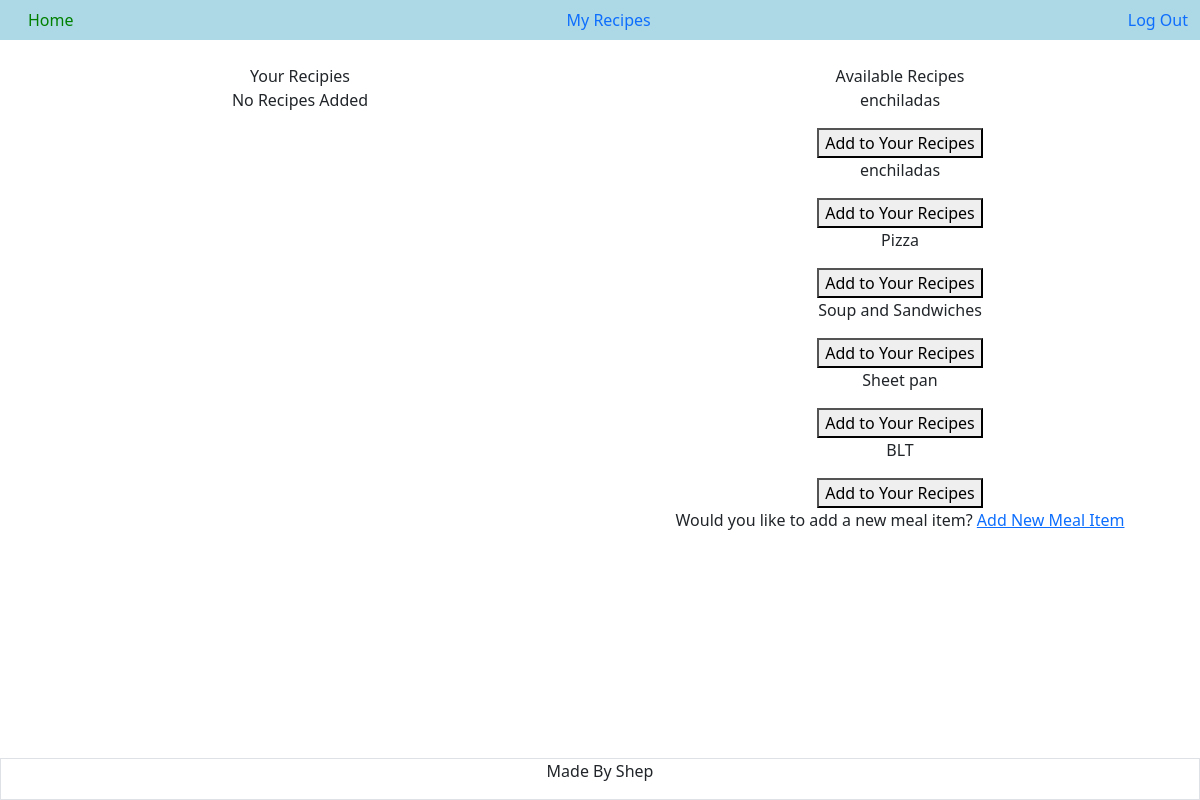
Before: /show_meal (signed in) with the older database file.
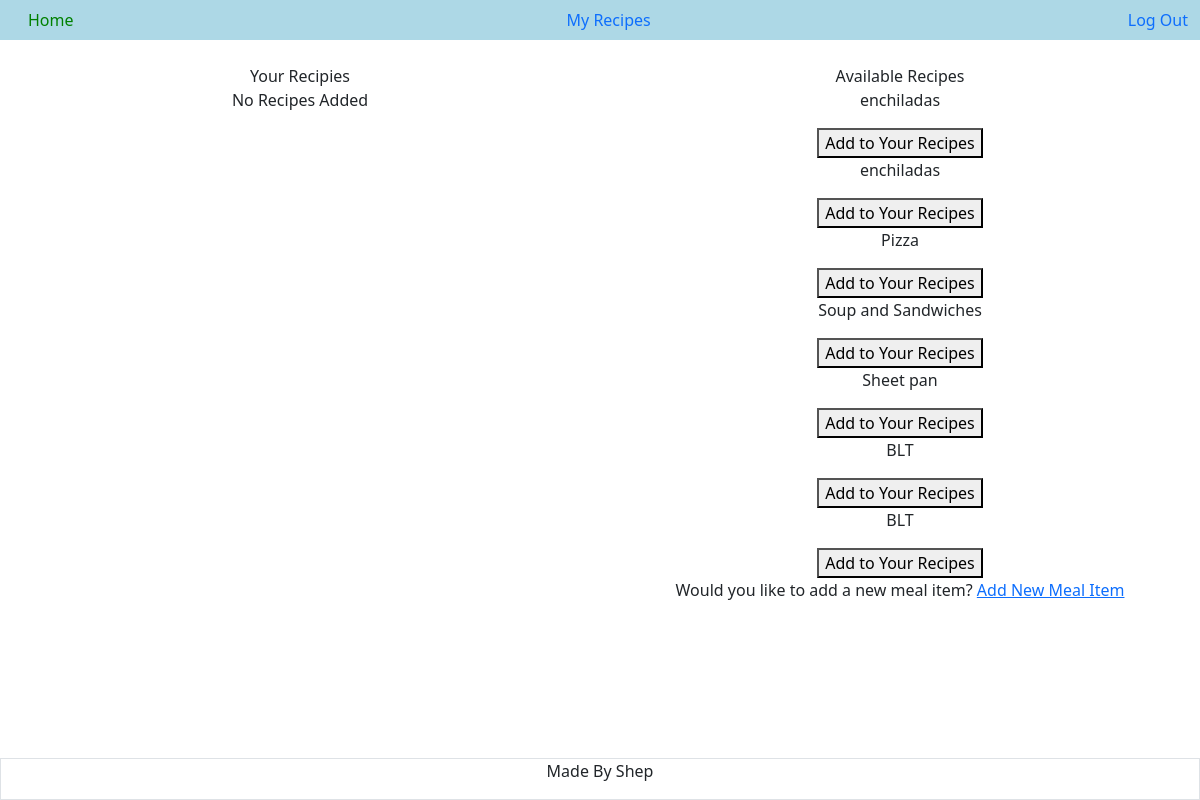
After: the same page with the newer database file.
### tables this page shows
CREATE TABLE meal_items (meal_id INTEGER PRIMARY KEY AUTOINCREMENT, meal_name TEXT NOT NULL, is_easy BOOL);

### app.py (the view)
@app.route("/show_meal", methods =["GET"])
@login_required
def show_meal():
    db = get_db()
    res = db.cursor().execute("SELECT meal_name FROM meal_items JOIN cookbook ON meal_items.meal_id = cookbook.meal_id, users ON cookbook.person_id = users.personid WHERE person_id = (?)", [session['user_id']])
    user_meals = res.fetchall()
    print(user_meals)
    recipes = db.cursor().execute("SELECT meal_name FROM meal_items")
    all_meals = recipes.fetchall()
    print(all_meals)
    all_meal_list = []
    for meals in all_meals:
        all_meal_list.append(meals[0])
    user_meal_list = []
    for meal in user_meals:
        user_meal_list.append(meal[0])
    db.close()
    return render_template("/food.html", user_list = user_meal_list, all_meals = all_meal_list)

### app.py (called while the page is built)
def login_required(f):
    @wraps(f)
    def decorated_function(*args, **kwargs):
        if session.get("user_id") is None:
            return redirect("/login")
        return f(*args, **kwargs)
    return decorated_function

### templates/food.html
{% extends "layout.html" %}
{% block main %}
    <container class="container">
        <div class="row">
            <div class="col">
                <h8> Your Recipies</h8>
                {% if meal_list %}
                    {% for meal in user_list %}
                        <ul>
                            <li>{{ meal }}</li>
                            <button action="/delete_meal" method="DELETE">
                                <input type ="submit" value="Delete"/>
                            </button>
                        </ul>
                    {% endfor %}
                {% else %}
                    <p>No Recipes Added</p>
                {% endif %}
            </div>
            <div class="col">
                <div>
                    <h8>Available Recipes</h8>
                    {% for meal in all_meals%}
                        <p> {{ meal }}</p>
                        <button name="add_recipe_btn" id=" {{ meal }}" onClick="add_recipe(this.id)">Add to Your Recipes</button>
                    {% endfor %}
                </div>
                <h8>Would you like to add a new meal item?</h8>
                <a href ="/add_meal">Add New Meal Item</a>
            </div>
        </div>
    </container>
{% endblock %}

### templates/layout.html (shortened to what this page needs)
<!DOCTYPE html>
<html lang="en">
<head>
    <link href="https://cdn.jsdelivr.net/npm/bootstrap@5.1.3/dist/css/bootstrap.min.css"
 rel="stylesheet">
    <link href="/static/style.css" rel="stylesheet">
</head>
<body>
    <div class="container-fluid" id="navbar">
        <a class="nav-link" id="homebtn" href="/">Home</a>
        <div class="collapse navbar-collapse" id="navbar">
            {% if session["name"] %}
            <ul class="navbar-nav ms-auto list-group-horizontal">
                <li><a class="nav-link active" href="/show_meal">My Recipes</a></li>
            </ul>
            <ul class="navbar-nav ms-auto list-group-horizontal">
                <li class="nav-item"><a class="nav-link" href="/logout">Log Out</a></li>
            </ul>
            {% else %}
            <ul class="navbar-nav ms-auto mt-2 list-group-horizontal">
                <li><a class="nav-link" href="/login">Login</a></li>
                <li><a class="nav-link" href="/register">Register</a></li>
            </ul>
            {% endif %}
        </div>
    </div>
    <main class="container-fluid text-center">
        {% block main %}{% endblock %}
    </main>
    <footer class="container-fluid text-center align-items-end border fixed-bottom">
        <div class="align-items-end">
            <p>Made By Shep
            </p>
        </div>
    </footer>
</body>
</html>

### static/style.css (style rules this page uses)
#navbar { display: flex; height: auto; background-color: lightblue; flex-wrap: none; margin: 0; width: 100%; }
#homebtn { color: green; }

Changed rows visible on the page:
added meal_items: meal_name "BLT"
